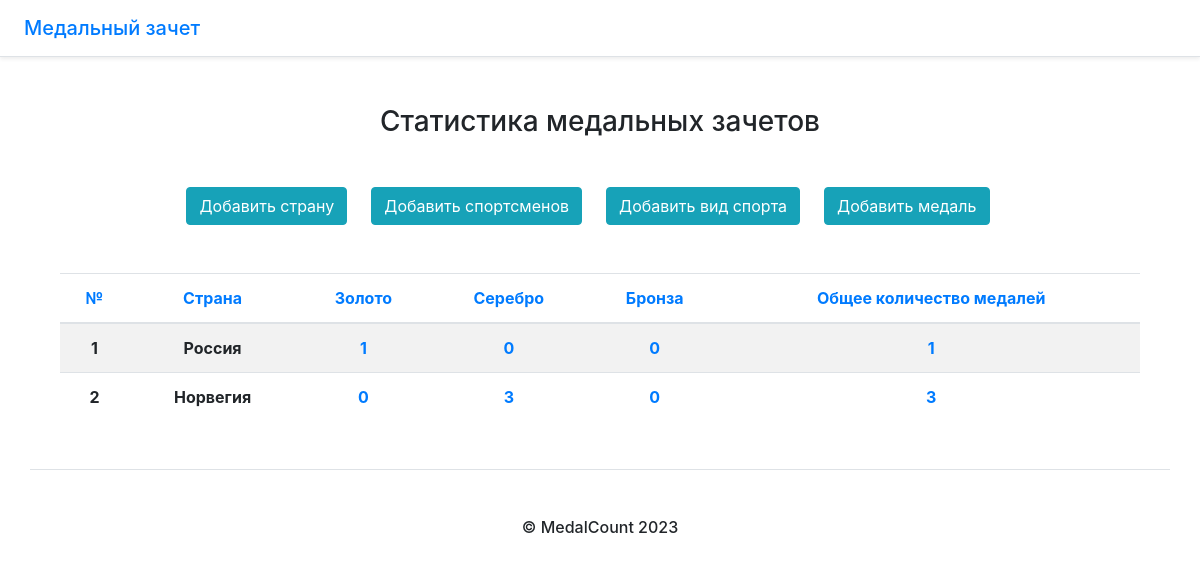
The page / on the database its author committed.
### tables this page shows
CREATE TABLE `CountMedal` (
  `id` int(15) NOT NULL,
  `countryId` int(15) NOT NULL,
  `sportsmanId` int(15) NOT NULL,
  `typeSportId` int(15) NOT NULL,
  `gold` int(15) NOT NULL,
  `silver` int(255) NOT NULL,
  `bronze` int(255) NOT NULL
);

CREATE TABLE `Country` (
  `id` int(15) NOT NULL,
  `country` varchar(255) NOT NULL
);

### src/Controller/PageController.php (called while the page is built, shortened)
<?php
function showMainPage()
{
    require "src/View/blocks/header.php";
    require "src/View/blocks/mainpage.php";
    require "src/View/blocks/footer.php";
}

### src/View/blocks/mainpage.php (the view)
<div class = "container mt-5" id = "mid">
  <div align-center>
  <h3 class = "d-flex justify-content-center mb-5"> Статистика медальных зачетов </h3>
  <div class=" d-flex  justify-content-center mb-5" align-center>
  <a href="src/View/blocks/AddMainData.php?ad=country" type="button" class="btn btn-info mr-4">Добавить страну</a>
  <a href="src/View/blocks/AddMainData.php?ad=sportsman" type="button" class="btn btn-info mr-4">Добавить спортсменов</a>
  <a href="src/View/blocks/AddMainData.php?ad=typeSport" type="button" class="btn btn-info mr-4">Добавить вид спорта</a>
  <a href="src/View/blocks/AddCountMedal.php?ad=change" type="button" class="btn btn-info mr-4">Добавить медаль</a>
  </div>
  <div class="container mt-3 w-80">
    <table class="table table-striped">
    <thead>
    <tr>
        <?php
require "src/Model/SortListMainPage.php";
$typeColumn = array('number' => '№', 'country' => 'Страна', 'gold' => 'Золото',
    'silver' => 'Серебро', 'bronze' => 'Бронза', 'allMed' => 'Общее количество медалей');
foreach ($typeColumn as $k => $v) {
    $typeSort = (isset($_GET["$k"]) && $_GET["$k"] != "DESC") ? "ASC" : "DESC";
    echo getHeaderForTable("$v", $typeSort, "$k");
}
echo ' </tr>
    </thead>
    <tbody>';
foreach ($changeMainPage as $row) {
    echo '
          <tr>
            <th scope="row">' . $row["number"] . '</th>
            <th scope="col">' . $row["countryName"] . '</th>
            <th scope="col"><a href="src/View/blocks/DetailMainPage.php?medal=Золото&country='.$row["countryName"].'">' . $row["gold"] . '</a></th>
            <th scope="col"><a href="src/View/blocks/DetailMainPage.php?medal=Серебро&country='.$row["countryName"].'">' . $row["silver"] . '</a></th>
            <th scope="col"><a href="src/View/blocks/DetailMainPage.php?medal=Бронза&country='.$row["countryName"].'">' . $row["bronze"] . '</a></th>
            <th scope="col"><a href="src/View/blocks/DetailMainPage.php?medal=allMed&country='.$row["countryName"].'">' . $row["allMed"] . '</a></th>
          </tr>';
}
echo '</tbody>
            </table>
            </div>';
?>
</div>
</div>

### index.php (shortened to what this page needs)
<!DOCTYPE html>
<html lang = "ru">
<head>
  <link rel = " stylesheet" href = "https://stackpath.bootstrapcdn.com/bootstrap/4.4.1/css/bootstrap.min.css">
  <link rel = "stylesheet" href="style.css">
</head>
<body>
  <?php
      require "src/Controller/PageController.php";
      showMainPage();
  ?>
</body>
</html>

### src/View/blocks/header.php
<header class = "d-flex flex-md-row flex-nowrap align-items-center p-3 px-md-4 mb-3 bg-white border-bottom shadow-sm"  id = "top">
    <a href="/test/index.php"><h5 class = "my-0 mr-md-auto font-weidth-normal">Медальный зачет</h5></a>
</header>

### src/Model/SortListMainPage.php (shortened to what this page needs)
<?php
$conn = new mysqli("localhost", "root", "", "TaskTest");
$sort = "gold DESC, silver DESC, bronze DESC";
$changeMainPage = $conn->query("SELECT ROW_NUMBER() OVER(ORDER BY gold DESC, silver DESC, bronze DESC ) AS `number`,
 CountMedal.id as `id`, Country.country AS `countryName`, Sportsman.sportsman as `sportsmanName`,
typeSport.typeSport as `typeSportName` ,
sum(CountMedal.gold) AS `gold`, sum(CountMedal.silver) AS `silver`, sum(CountMedal.bronze) AS `bronze`,
(sum(CountMedal.gold)+sum(CountMedal.silver)+sum(CountMedal.bronze)) AS `allMed`
FROM CountMedal
INNER JOIN Country  ON CountMedal.countryId = Country.id
INNER JOIN Sportsman ON CountMedal.sportsmanId = Sportsman.id
INNER JOIN typeSport ON CountMedal.typeSportId = typeSport.id
GROUP BY countryName
ORDER BY  $sort");
function getHeaderForTable ($field, $typeSort, $key) {
    if ($typeSort == 'DESC') {
        return "<th scope='col'><a href='index.php?".$key."=ASC'>" . $field . "</a></th>";
    }
}

### src/View/blocks/footer.php
<footer class="container pt-4 my-md-5 pt-md-5 border-top">
    <div class="row">
      <div class="col-12 col-md">
        <h6 class="d-block mb-3 text-center">© MedalCount 2023</h6>
      </div>
    </div>
  </footer>

### style.css (style rules this page uses)
th, td { text-align: center; }

### rows shown on the page
countmedal: number "1", countryId.country "Россия", gold "1", silver "0", bronze "0", allMed "1"
countmedal: number "2", countryId.country "Норвегия", gold "0", silver "3", bronze "0", allMed "3"

### other values the page prints
$field "№"
$field "Страна"
$field "Золото"
$field "Серебро"
$field "Бронза"
$field "Общее количество медалей"
